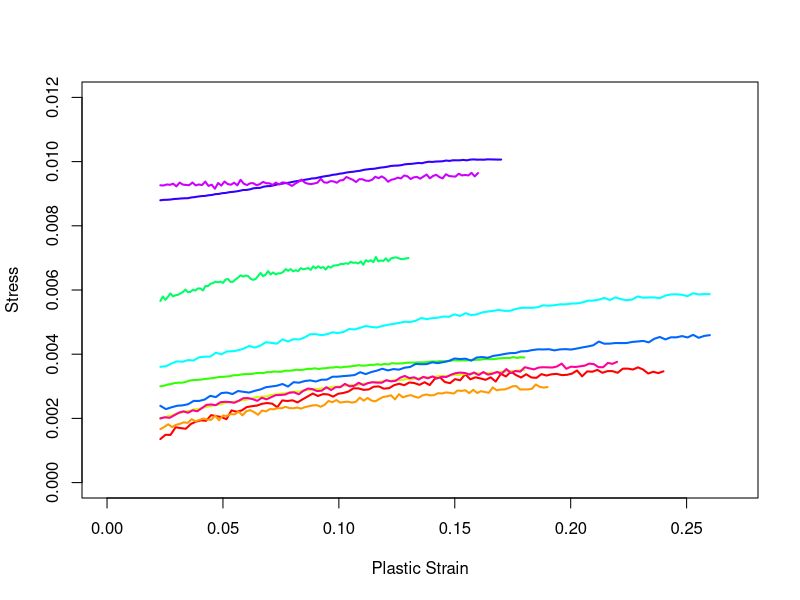

R code for this plot:
strain_rate = c(3.9e-3, 3e-3, 1e-9, 1e-7, 1.3e-3, 2.8e-3, 2.6e-3, 1e-9, 1.8e-3, 2.2e-3)
temperature = c(1073, 1273, 298, 298, 298, 473, 673, 77, 77, 873)

length(temperature)
length(strain_rate)

make = function(a, b, root, sd, seed){
    set.seed(seed)
    A = cbind(1, a, a^root)
    y = solve(A) %*% b
    x = seq(a[1], a[2], length = 100)
    X = cbind(1, x, x^root)
    return (list("strain_rate" = strain_rate[seed], "temperature" = temperature[seed],
        "x"=x, "y" = X %*% y + rnorm(100, 0, sd)))
    }

cols = rainbow(10)

dat = NULL
dat[[1]] = make(c(0.023, 0.24, 0.1), c(0.0014, 0.0035, 0.0028), 0.5, 0.00007, 1)
dat[[2]] = make(c(0.023, 0.19, 0.1), c(0.0017, 0.0030, 0.0025), 0.8, 0.00004, 2)
dat[[3]] = make(c(0.023, 0.18, 0.1), c(0.0020, 0.0035, 0.0030), 0.7, 0.00001, 3)
dat[[4]] = make(c(0.023, 0.18, 0.1), c(0.0030, 0.0039, 0.0036), 0.2, 0.00001, 4)
dat[[5]] = make(c(0.023, 0.13, 0.07), c(0.0057, 0.0070, 0.0065), 0.5, 0.00005, 5)
dat[[6]] = make(c(0.023, 0.26, 0.1), c(0.0036, 0.0059, 0.0047), 1.5, 0.00003, 6)
dat[[7]] = make(c(0.023, 0.26, 0.1), c(0.0023, 0.0046, 0.0033), 1.5, 0.00004, 7)
dat[[8]] = make(c(0.023, 0.17, 0.1), c(0.0088, 0.0101, 0.0093), 0.5, 0.00001, 8)
set.seed(8); dat[[8]]$y = -cos(dat[[8]]$x*19)/1500 + 0.0094 + rnorm(100, 0, 0.000005)
dat[[9]] = make(c(0.023, 0.16, 0.1), c(0.0093, 0.00962, 0.0094), 0.5, 0.00005, 9)
dat[[10]] = make(c(0.023, 0.22, 0.1), c(0.0020, 0.0037, 0.0030), 0.5, 0.00005, 10)

plot(0, type='n', xlim = c(0, 0.27), ylim = c(0, 0.012), xlab = "Plastic Strain",
    ylab = "Stress")
for (i in 1:length(dat))
    lines(dat[[i]]$x, dat[[i]]$y, type='l', col = cols[i], lwd = 2)

save("dat", file = "./chen_gray_fake.RData")

